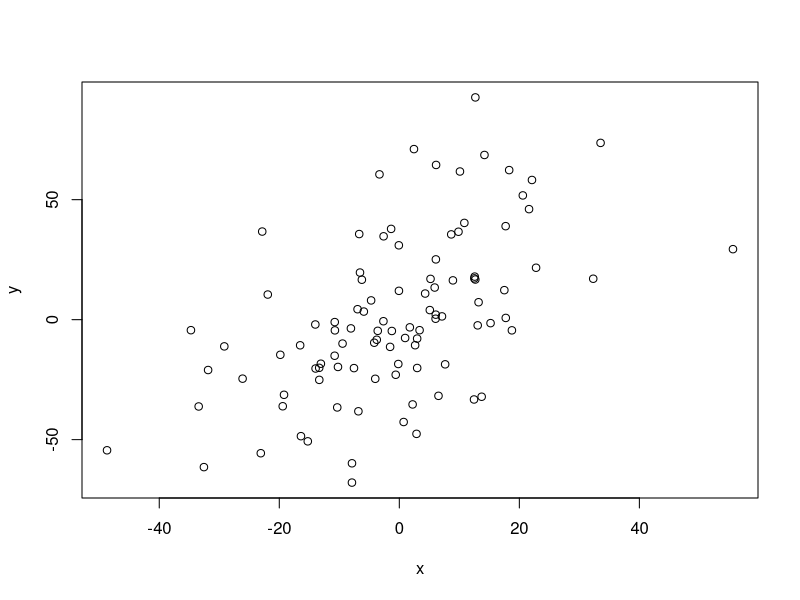
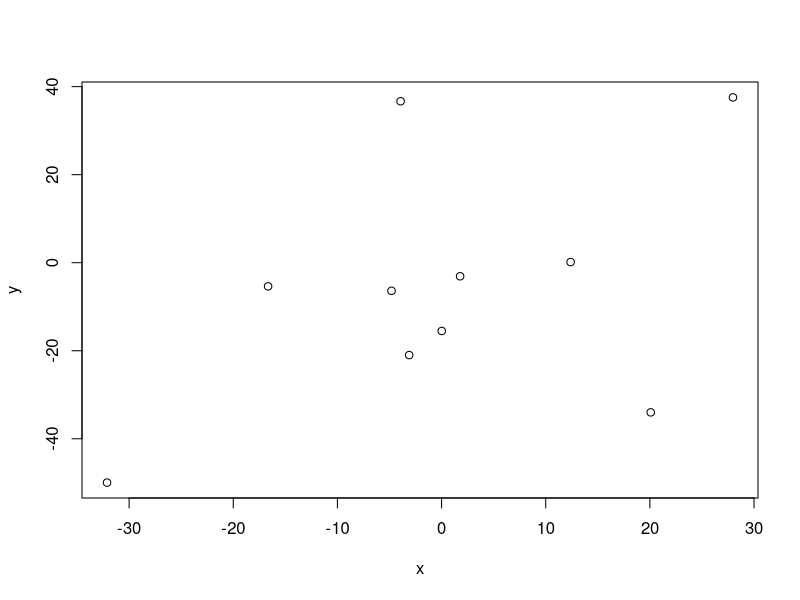
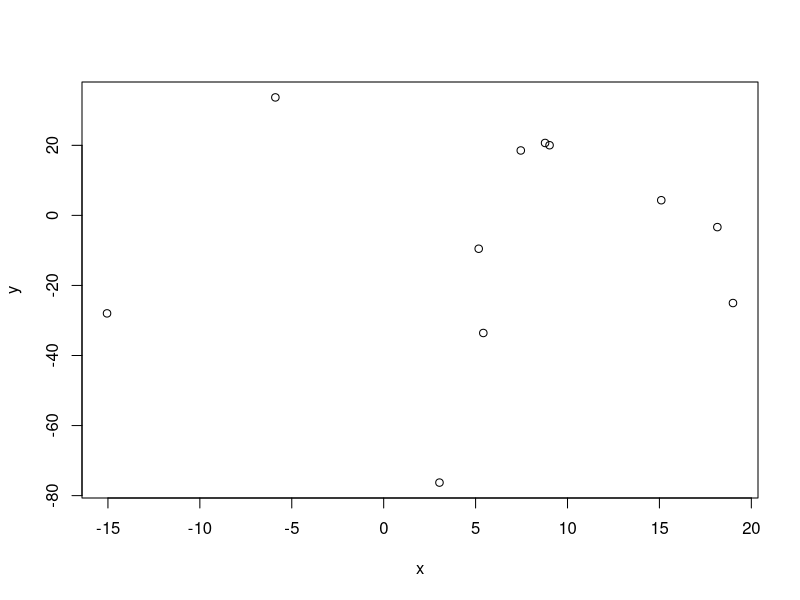
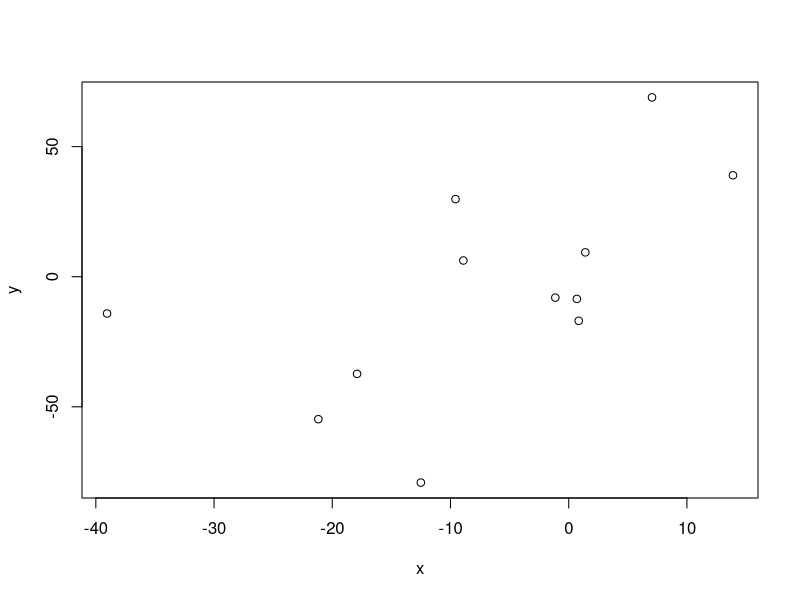
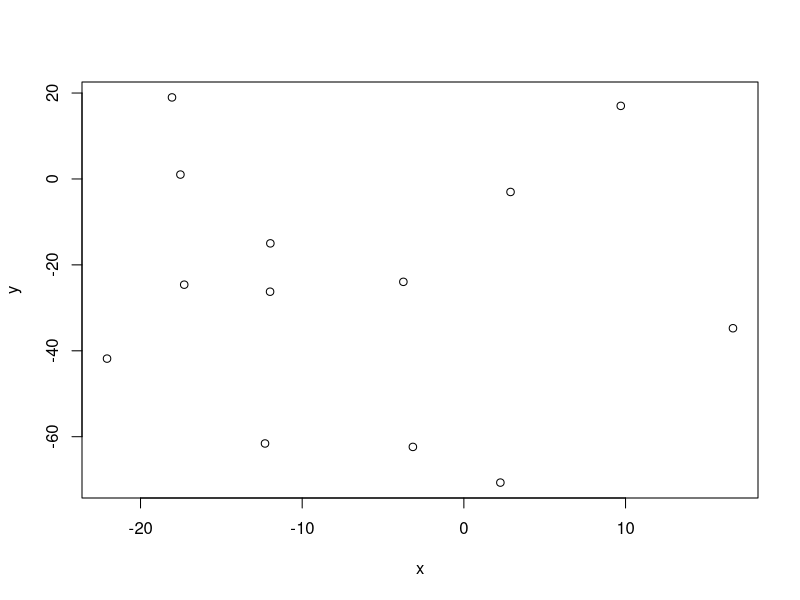
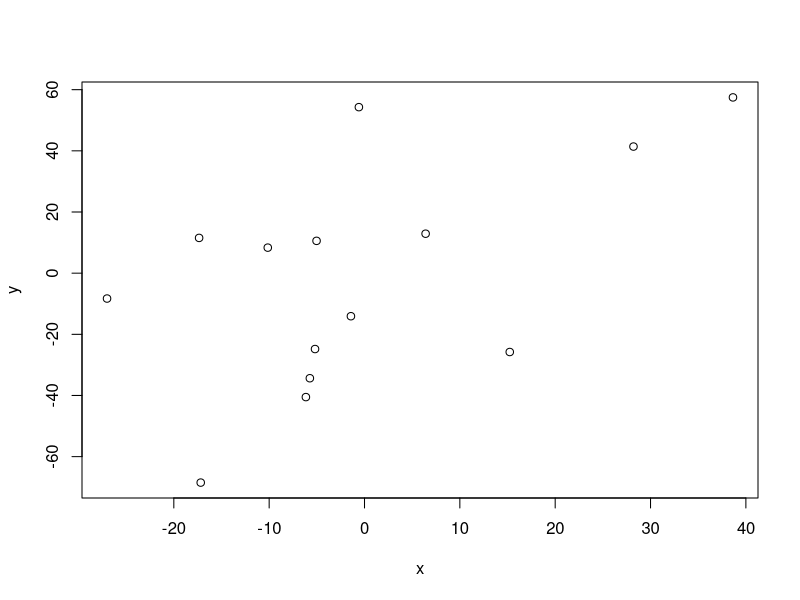
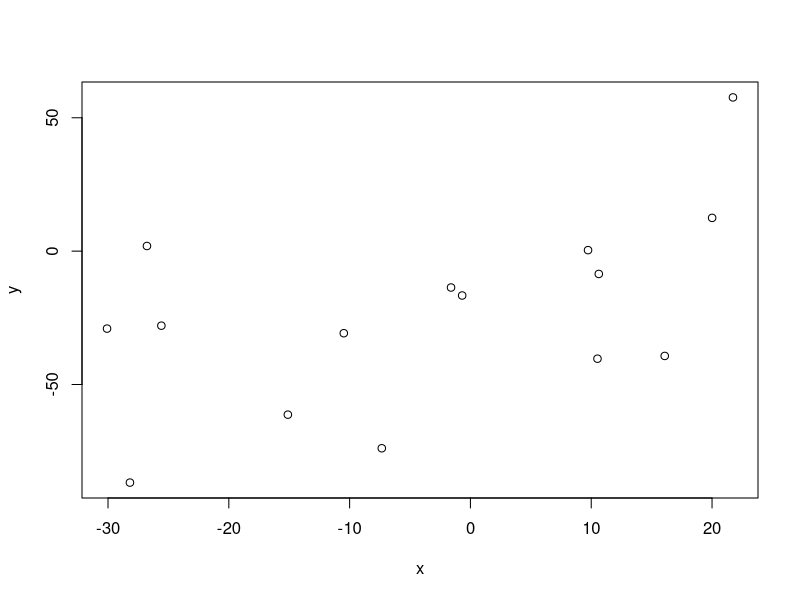
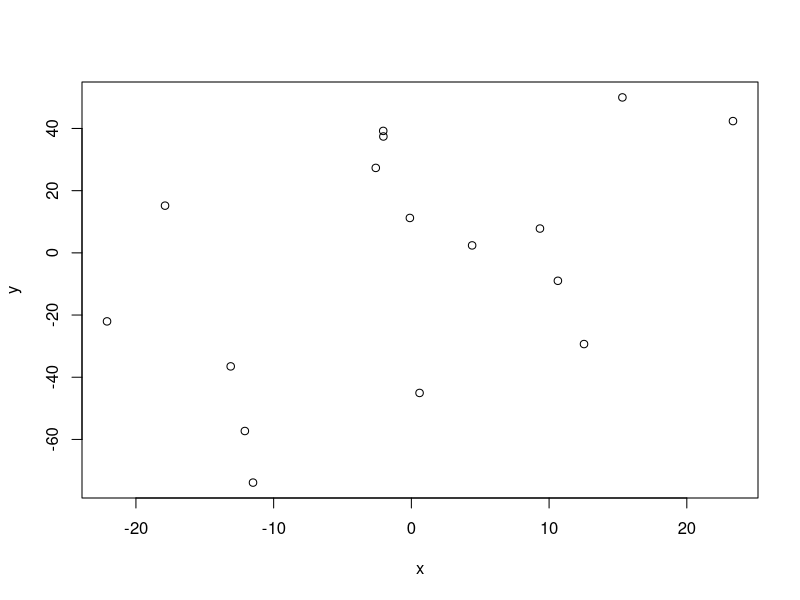

Reproduce these figures in R, in order.
generate = function(sample_size){
  x = rnorm(n=sample_size, sd=15)
  y = 1.001*x + rnorm(n=sample_size, sd=30)
  plot(x,y)
  r = cor.test(x,y)
  p = r$p.value
  rP = r$estimate
  return(p)
}
generate(100)

a = list()
b = list()
for (i in rep(10:500)){
  b = append(b, generate(i))
  a = append(a, i)
}
plot(a, b, pch=2)

